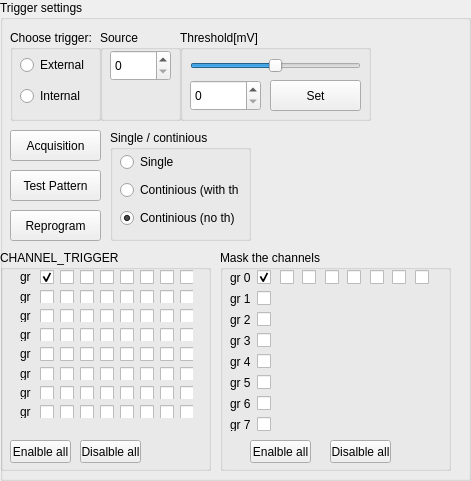
   <widget class="QGroupBox" name="groupBox_3">
    <property name="geometry">
     <rect>
      <x>0</x>
      <y>150</y>
      <width>471</width>
      <height>481</height>
     </rect>
    </property>
    <property name="title">
     <string>Trigger settings</string>
    </property>
    <widget class="QGroupBox" name="groupBox_4">
     <property name="geometry">
      <rect>
       <x>10</x>
       <y>30</y>
       <width>91</width>
       <height>91</height>
      </rect>
     </property>
     <property name="title">
      <string>Choose trigger:</string>
     </property>
     <widget class="QWidget" name="layoutWidget">
      <property name="geometry">
       <rect>
        <x>10</x>
        <y>20</y>
        <width>77</width>
        <height>61</height>
       </rect>
      </property>
      <layout class="QVBoxLayout" name="verticalLayout_2">
       <item>
        <widget class="QRadioButton" name="radioButton_12">
         <property name="text">
          <string>External</string>
         </property>
        </widget>
       </item>
       <item>
        <widget class="QRadioButton" name="radioButton_13">
         <property name="text">
          <string>Internal</string>
         </property>
        </widget>
       </item>
      </layout>
     </widget>
    </widget>
    <widget class="QGroupBox" name="groupBox">
     <property name="geometry">
      <rect>
       <x>100</x>
       <y>30</y>
       <width>81</width>
       <height>91</height>
      </rect>
     </property>
     <property name="title">
      <string>Source</string>
     </property>
     <property name="flat">
      <bool>false</bool>
     </property>
     <property name="checkable">
      <bool>false</bool>
     </property>
     <widget class="QSpinBox" name="spinBox_2">
      <property name="geometry">
       <rect>
        <x>10</x>
        <y>20</y>
        <width>61</width>
        <height>31</height>
       </rect>
      </property>
      <property name="maximum">
       <number>7</number>
      </property>
     </widget>
    </widget>
    <widget class="QGroupBox" name="groupBox_2">
     <property name="geometry">
      <rect>
       <x>180</x>
       <y>30</y>
       <width>191</width>
       <height>91</height>
      </rect>
     </property>
     <property name="title">
      <string>Threshold[mV]</string>
     </property>
     <property name="flat">
      <bool>false</bool>
     </property>
     <property name="checkable">
      <bool>false</bool>
     </property>
     <widget class="QSpinBox" name="spinBox_3">
      <property name="geometry">
       <rect>
        <x>10</x>
        <y>50</y>
        <width>71</width>
        <height>31</height>
       </rect>
      </property>
      <property name="maximum">
       <number>63</number>
      </property>
     </widget>
     <widget class="QSlider" name="verticalSlider">
      <property name="geometry">
       <rect>
        <x>10</x>
        <y>20</y>
        <width>171</width>
        <height>31</height>
       </rect>
      </property>
      <property name="minimum">
       <number>-1000</number>
      </property>
      <property name="maximum">
       <number>1000</number>
      </property>
      <property name="orientation">
       <enum>Qt::Horizontal</enum>
      </property>
      <property name="invertedControls">
       <bool>true</bool>
      </property>
      <property name="tickPosition">
       <enum>QSlider::NoTicks</enum>
      </property>
      <property name="tickInterval">
       <number>0</number>
      </property>
     </widget>
     <widget class="QPushButton" name="pushButton_6">
      <property name="geometry">
       <rect>
        <x>90</x>
        <y>50</y>
        <width>91</width>
        <height>31</height>
       </rect>
      </property>
      <property name="text">
       <string>Set</string>
      </property>
     </widget>
    </widget>
    <widget class="QPushButton" name="pushButton_2">
     <property name="geometry">
      <rect>
       <x>10</x>
       <y>130</y>
       <width>91</width>
       <height>31</height>
      </rect>
     </property>
     <property name="text">
      <string>Acquisition</string>
     </property>
    </widget>
    <widget class="QGroupBox" name="groupBox_8">
     <property name="geometry">
      <rect>
       <x>110</x>
       <y>130</y>
       <width>141</width>
       <height>111</height>
      </rect>
     </property>
     <property name="title">
      <string>Single / continious</string>
     </property>
     <widget class="QWidget" name="layoutWidget_2">
      <property name="geometry">
       <rect>
        <x>10</x>
        <y>20</y>
        <width>119</width>
        <height>81</height>
       </rect>
      </property>
      <layout class="QVBoxLayout" name="verticalLayout_4">
       <item>
        <widget class="QRadioButton" name="radioButton_14">
         <property name="text">
          <string>Single</string>
         </property>
        </widget>
       </item>
       <item>
        <widget class="QRadioButton" name="radioButton">
         <property name="text">
          <string>Continious (with th)</string>
         </property>
        </widget>
       </item>
       <item>
        <widget class="QRadioButton" name="radioButton_15">
         <property name="text">
          <string>Continious (no th)</string>
         </property>
         <property name="checked">
          <bool>true</bool>
         </property>
        </widget>
       </item>
      </layout>
     </widget>
    </widget>
    <widget class="QPushButton" name="Test_Pattern_button">
     <property name="geometry">
      <rect>
       <x>10</x>
       <y>170</y>
       <width>91</width>
       <height>31</height>
      </rect>
     </property>
     <property name="text">
      <string>Test Pattern</string>
     </property>
    </widget>
    <widget class="QGroupBox" name="groupBox_9">
     <property name="geometry">
      <rect>
       <x>220</x>
       <y>250</y>
       <width>231</width>
       <height>221</height>
      </rect>
     </property>
     <property name="title">
      <string>Mask the channels</string>
     </property>
     <widget class="QPushButton" name="pushButton_4">
      <property name="geometry">
       <rect>
        <x>30</x>
        <y>190</y>
        <width>61</width>
        <height>23</height>
       </rect>
      </property>
      <property name="text">
       <string>Enalble all</string>
      </property>
     </widget>
     <widget class="QPushButton" name="pushButton_5">
      <property name="geometry">
       <rect>
        <x>110</x>
        <y>190</y>
        <width>61</width>
        <height>23</height>
       </rect>
      </property>
      <property name="text">
       <string>Disalble all</string>
      </property>
     </widget>
     <widget class="QWidget" name="gridLayoutWidget_3">
      <property name="geometry">
       <rect>
        <x>10</x>
        <y>20</y>
        <width>201</width>
        <height>161</height>
       </rect>
      </property>
      <layout class="QGridLayout" name="gridLayout_5">
       <item row="0" column="6">
        <widget class="QCheckBox" name="MASK_CHANNEL_checkBox_gr0_ch5">
         <property name="text">
          <string/>
         </property>
        </widget>
       </item>
       <item row="0" column="8">
        <widget class="QCheckBox" name="MASK_CHANNEL_checkBox_gr0_ch7">
         <property name="text">
          <string/>
         </property>
        </widget>
       </item>
       <item row="5" column="0">
        <widget class="QLabel" name="label_42">
         <property name="text">
          <string>gr 5</string>
         </property>
        </widget>
       </item>
       <item row="8" column="0">
        <widget class="QLabel" name="label_40">
         <property name="text">
          <string>gr 7</string>
         </property>
        </widget>
       </item>
       <item row="2" column="0">
        <widget class="QLabel" name="label_41">
         <property name="text">
          <string>gr 2</string>
         </property>
        </widget>
       </item>
       <item row="0" column="1">
        <widget class="QCheckBox" name="MASK_CHANNEL_checkBox_gr0_ch0">
         <property name="text">
          <string/>
         </property>
         <property name="checked">
          <bool>true</bool>
         </property>
        </widget>
       </item>
       <item row="1" column="1">
        <widget class="QCheckBox" name="MASK_CHANNEL_checkBox_gr1_ch0">
         <property name="text">
          <string/>
         </property>
        </widget>
       </item>
       <item row="0" column="5">
        <widget class="QCheckBox" name="MASK_CHANNEL_checkBox_gr0_ch4">
         <property name="text">
          <string/>
         </property>
        </widget>
       </item>
       <item row="0" column="4">
        <widget class="QCheckBox" name="MASK_CHANNEL_checkBox_gr0_ch3">
         <property name="text">
          <string/>
         </property>
        </widget>
       </item>
       <item row="3" column="1">
        <widget class="QCheckBox" name="MASK_CHANNEL_checkBox_gr3_ch0">
         <property name="text">
          <string/>
         </property>
        </widget>
       </item>
       <item row="0" column="3">
        <widget class="QCheckBox" name="MASK_CHANNEL_checkBox_gr0_ch2">
         <property name="text">
          <string/>
         </property>
        </widget>
       </item>
       <item row="0" column="2">
        <widget class="QCheckBox" name="MASK_CHANNEL_checkBox_gr0_ch1">
         <property name="text">
          <string/>
         </property>
        </widget>
       </item>
       <item row="4" column="0">
        <widget class="QLabel" name="label_39">
         <property name="text">
          <string>gr 4</string>
         </property>
        </widget>
       </item>
       <item row="6" column="0">
        <widget class="QLabel" name="label_43">
         <property name="text">
          <string>gr 6</string>
         </property>
        </widget>
       </item>
       <item row="2" column="1">
        <widget class="QCheckBox" name="MASK_CHANNEL_checkBox_gr2_ch0">
         <property name="text">
          <string/>
         </property>
        </widget>
       </item>
       <item row="0" column="7">
        <widget class="QCheckBox" name="MASK_CHANNEL_checkBox_gr0_ch6">
         <property name="text">
          <string/>
         </property>
        </widget>
       </item>
       <item row="3" column="0">
        <widget class="QLabel" name="label_44">
         <property name="text">
          <string>gr 3</string>
         </property>
        </widget>
       </item>
       <item row="1" column="0">
        <widget class="QLabel" name="label_38">
         <property name="text">
          <string>gr 1</string>
         </property>
        </widget>
       </item>
       <item row="0" column="0">
        <widget class="QLabel" name="label_37">
         <property name="text">
          <string>gr 0</string>
         </property>
        </widget>
       </item>
       <item row="4" column="1">
        <widget class="QCheckBox" name="MASK_CHANNEL_checkBox_gr4_ch0">
         <property name="text">
          <string/>
         </property>
        </widget>
       </item>
       <item row="5" column="1">
        <widget class="QCheckBox" name="MASK_CHANNEL_checkBox_gr5_ch0">
         <property name="text">
          <string/>
         </property>
        </widget>
       </item>
       <item row="6" column="1">
        <widget class="QCheckBox" name="MASK_CHANNEL_checkBox_gr6_ch0">
         <property name="text">
          <string/>
         </property>
        </widget>
       </item>
       <item row="8" column="1">
        <widget class="QCheckBox" name="MASK_CHANNEL_checkBox_gr7_ch0">
         <property name="text">
          <string/>
         </property>
        </widget>
       </item>
      </layout>
     </widget>
    </widget>
    <widget class="QPushButton" name="pushButton_Reprogram">
     <property name="geometry">
      <rect>
       <x>10</x>
       <y>210</y>
       <width>91</width>
       <height>31</height>
      </rect>
     </property>
     <property name="text">
      <string>Reprogram</string>
     </property>
    </widget>
    <widget class="QGroupBox" name="groupBox_10">
     <property name="geometry">
      <rect>
       <x>0</x>
       <y>250</y>
       <width>211</width>
       <height>221</height>
      </rect>
     </property>
     <property name="title">
      <string>CHANNEL_TRIGGER</string>
     </property>
     <widget class="QPushButton" name="pushButton_7">
      <property name="geometry">
       <rect>
        <x>10</x>
        <y>190</y>
        <width>61</width>
        <height>23</height>
       </rect>
      </property>
      <property name="text">
       <string>Enalble all</string>
      </property>
     </widget>
     <widget class="QPushButton" name="pushButton_8">
      <property name="geometry">
       <rect>
        <x>80</x>
        <y>190</y>
        <width>61</width>
        <height>23</height>
       </rect>
      </property>
      <property name="text">
       <string>Disalble all</string>
      </property>
     </widget>
     <widget class="QWidget" name="gridLayoutWidget">
      <property name="geometry">
       <rect>
        <x>20</x>
        <y>20</y>
        <width>173</width>
        <height>148</height>
       </rect>
      </property>
      <layout class="QGridLayout" name="gridLayout">
       <item row="0" column="1">
        <widget class="QCheckBox" name="CHANNEL_TRIGGER_checkBox_gr0_ch0">
         <property name="text">
          <string/>
         </property>
         <property name="checked">
          <bool>true</bool>
         </property>
        </widget>
       </item>
       <item row="0" column="0">
        <widget class="QLabel" name="label_14">
         <property name="text">
          <string>gr 0</string>
         </property>
        </widget>
       </item>
       <item row="0" column="4">
        <widget class="QCheckBox" name="CHANNEL_TRIGGER_checkBox_gr0_ch3">
         <property name="text">
          <string/>
         </property>
        </widget>
       </item>
       <item row="0" column="5">
        <widget class="QCheckBox" name="CHANNEL_TRIGGER_checkBox_gr0_ch4">
         <property name="text">
          <string/>
         </property>
        </widget>
       </item>
       <item row="0" column="6">
        <widget class="QCheckBox" name="CHANNEL_TRIGGER_checkBox_gr0_ch5">
         <property name="text">
          <string/>
         </property>
        </widget>
       </item>
       <item row="0" column="7">
        <widget class="QCheckBox" name="CHANNEL_TRIGGER_checkBox_gr0_ch6">
         <property name="text">
          <string/>
         </property>
        </widget>
       </item>
       <item row="0" column="8">
        <widget class="QCheckBox" name="CHANNEL_TRIGGER_checkBox_gr0_ch7">
         <property name="text">
          <string/>
         </property>
        </widget>
       </item>
       <item row="2" column="0">
        <widget class="QLabel" name="label_16">
         <property name="text">
          <string>gr 2</string>
         </property>
        </widget>
       </item>
       <item row="3" column="0">
        <widget class="QLabel" name="label_15">
         <property name="text">
          <string>gr 3</string>
         </property>
        </widget>
       </item>
       <item row="0" column="3">
        <widget class="QCheckBox" name="CHANNEL_TRIGGER_checkBox_gr0_ch2">
         <property name="text">
          <string/>
         </property>
        </widget>
       </item>
       <item row="4" column="0">
        <widget class="QLabel" name="label_12">
         <property name="text">
          <string>gr 4</string>
         </property>
        </widget>
       </item>
       <item row="6" column="0">
        <widget class="QLabel" name="label_18">
         <property name="text">
          <string>gr 6</string>
         </property>
        </widget>
       </item>
       <item row="5" column="0">
        <widget class="QLabel" name="label_17">
         <property name="text">
          <string>gr 5</string>
         </property>
        </widget>
       </item>
       <item row="0" column="2">
        <widget class="QCheckBox" name="CHANNEL_TRIGGER_checkBox_gr0_ch1">
         <property name="text">
          <string/>
         </property>
        </widget>
       </item>
       <item row="1" column="0">
        <widget class="QLabel" name="label_13">
         <property name="text">
          <string>gr 1</string>
         </property>
        </widget>
       </item>
       <item row="7" column="0">
        <widget class="QLabel" name="label_19">
         <property name="text">
          <string>gr 7</string>
         </property>
        </widget>
       </item>
       <item row="1" column="1">
        <widget class="QCheckBox" name="CHANNEL_TRIGGER_checkBox_gr1_ch8">
         <property name="text">
          <string/>
         </property>
        </widget>
       </item>
       <item row="1" column="2">
        <widget class="QCheckBox" name="CHANNEL_TRIGGER_checkBox_gr1_ch9">
         <property name="text">
          <string/>
         </property>
        </widget>
       </item>
       <item row="1" column="3">
        <widget class="QCheckBox" name="CHANNEL_TRIGGER_checkBox_gr1_ch10">
         <property name="text">
          <string/>
         </property>
        </widget>
       </item>
       <item row="1" column="4">
        <widget class="QCheckBox" name="CHANNEL_TRIGGER_checkBox_gr1_ch11">
         <property name="text">
          <string/>
         </property>
        </widget>
       </item>
       <item row="1" column="5">
        <widget class="QCheckBox" name="CHANNEL_TRIGGER_checkBox_gr1_ch12">
         <property name="text">
          <string/>
         </property>
        </widget>
       </item>
       <item row="1" column="6">
        <widget class="QCheckBox" name="CHANNEL_TRIGGER_checkBox_gr1_ch13">
         <property name="text">
          <string/>
         </property>
        </widget>
       </item>
       <item row="1" column="7">
        <widget class="QCheckBox" name="CHANNEL_TRIGGER_checkBox_gr1_ch14">
         <property name="text">
          <string/>
         </property>
        </widget>
       </item>
       <item row="1" column="8">
        <widget class="QCheckBox" name="CHANNEL_TRIGGER_checkBox_gr1_ch15">
         <property name="text">
          <string/>
         </property>
        </widget>
       </item>
       <item row="2" column="1">
        <widget class="QCheckBox" name="CHANNEL_TRIGGER_checkBox_gr2_ch16">
         <property name="text">
          <string/>
         </property>
        </widget>
       </item>
       <item row="2" column="2">
        <widget class="QCheckBox" name="CHANNEL_TRIGGER_checkBox_gr2_ch17">
         <property name="text">
          <string/>
         </property>
        </widget>
       </item>
       <item row="2" column="3">
        <widget class="QCheckBox" name="CHANNEL_TRIGGER_checkBox_gr2_ch18">
         <property name="text">
          <string/>
         </property>
        </widget>
       </item>
       <item row="2" column="4">
        <widget class="QCheckBox" name="CHANNEL_TRIGGER_checkBox_gr2_ch19">
         <property name="text">
          <string/>
         </property>
        </widget>
       </item>
       <item row="2" column="5">
        <widget class="QCheckBox" name="CHANNEL_TRIGGER_checkBox_gr2_ch20">
         <property name="text">
          <string/>
         </property>
        </widget>
       </item>
       <item row="2" column="6">
        <widget class="QCheckBox" name="CHANNEL_TRIGGER_checkBox_gr2_ch21">
         <property name="text">
          <string/>
         </property>
        </widget>
       </item>
       <item row="2" column="7">
        <widget class="QCheckBox" name="CHANNEL_TRIGGER_checkBox_gr2_ch22">
         <property name="text">
          <string/>
         </property>
        </widget>
       </item>
       <item row="2" column="8">
        <widget class="QCheckBox" name="CHANNEL_TRIGGER_checkBox_gr2_ch23">
         <property name="text">
          <string/>
         </property>
        </widget>
       </item>
       <item row="3" column="1">
        <widget class="QCheckBox" name="CHANNEL_TRIGGER_checkBox_gr3_ch24">
         <property name="text">
          <string/>
         </property>
        </widget>
       </item>
       <item row="3" column="2">
        <widget class="QCheckBox" name="CHANNEL_TRIGGER_checkBox_gr3_ch25">
         <property name="text">
          <string/>
         </property>
        </widget>
       </item>
       <item row="3" column="3">
        <widget class="QCheckBox" name="CHANNEL_TRIGGER_checkBox_gr3_ch26">
         <property name="text">
          <string/>
         </property>
        </widget>
       </item>
       <item row="3" column="4">
        <widget class="QCheckBox" name="CHANNEL_TRIGGER_checkBox_gr3_ch27">
         <property name="text">
          <string/>
         </property>
        </widget>
       </item>
       <item row="3" column="5">
        <widget class="QCheckBox" name="CHANNEL_TRIGGER_checkBox_gr3_ch28">
         <property name="text">
          <string/>
         </property>
        </widget>
       </item>
       <item row="3" column="6">
        <widget class="QCheckBox" name="CHANNEL_TRIGGER_checkBox_gr3_ch29">
         <property name="text">
          <string/>
         </property>
        </widget>
       </item>
       <item row="3" column="7">
        <widget class="QCheckBox" name="CHANNEL_TRIGGER_checkBox_gr3_ch30">
         <property name="text">
          <string/>
         </property>
        </widget>
       </item>
       <item row="3" column="8">
        <widget class="QCheckBox" name="CHANNEL_TRIGGER_checkBox_gr3_ch31">
         <property name="text">
          <string/>
         </property>
        </widget>
       </item>
       <item row="4" column="1">
        <widget class="QCheckBox" name="CHANNEL_TRIGGER_checkBox_gr4_ch32">
         <property name="text">
          <string/>
         </property>
        </widget>
       </item>
       <item row="4" column="2">
        <widget class="QCheckBox" name="CHANNEL_TRIGGER_checkBox_gr4_ch33">
         <property name="text">
          <string/>
         </property>
        </widget>
       </item>
       <item row="4" column="3">
        <widget class="QCheckBox" name="CHANNEL_TRIGGER_checkBox_gr4_ch34">
         <property name="text">
          <string/>
         </property>
        </widget>
       </item>
       <item row="4" column="4">
        <widget class="QCheckBox" name="CHANNEL_TRIGGER_checkBox_gr4_ch35">
         <property name="text">
          <string/>
         </property>
        </widget>
       </item>
       <item row="4" column="5">
        <widget class="QCheckBox" name="CHANNEL_TRIGGER_checkBox_gr4_ch36">
         <property name="text">
          <string/>
         </property>
        </widget>
       </item>
       <item row="4" column="6">
        <widget class="QCheckBox" name="CHANNEL_TRIGGER_checkBox_gr4_ch37">
         <property name="text">
          <string/>
         </property>
        </widget>
       </item>
       <item row="4" column="7">
        <widget class="QCheckBox" name="CHANNEL_TRIGGER_checkBox_gr4_ch38">
         <property name="text">
          <string/>
         </property>
        </widget>
       </item>
       <item row="4" column="8">
        <widget class="QCheckBox" name="CHANNEL_TRIGGER_checkBox_gr4_ch39">
         <property name="text">
          <string/>
         </property>
        </widget>
       </item>
       <item row="5" column="1">
        <widget class="QCheckBox" name="CHANNEL_TRIGGER_checkBox_gr5_ch40">
         <property name="text">
          <string/>
         </property>
        </widget>
       </item>
       <item row="5" column="2">
        <widget class="QCheckBox" name="CHANNEL_TRIGGER_checkBox_gr5_ch41">
         <property name="text">
          <string/>
         </property>
        </widget>
       </item>
       <item row="5" column="3">
        <widget class="QCheckBox" name="CHANNEL_TRIGGER_checkBox_gr5_ch42">
         <property name="text">
          <string/>
         </property>
        </widget>
       </item>
       <item row="5" column="4">
        <widget class="QCheckBox" name="CHANNEL_TRIGGER_checkBox_gr5_ch43">
         <property name="text">
          <string/>
         </property>
        </widget>
       </item>
       <item row="5" column="5">
        <widget class="QCheckBox" name="CHANNEL_TRIGGER_checkBox_gr5_ch44">
         <property name="text">
          <string/>
         </property>
        </widget>
       </item>
       <item row="5" column="6">
        <widget class="QCheckBox" name="CHANNEL_TRIGGER_checkBox_gr5_ch45">
         <property name="text">
          <string/>
         </property>
        </widget>
       </item>
       <item row="5" column="7">
        <widget class="QCheckBox" name="CHANNEL_TRIGGER_checkBox_gr5_ch46">
         <property name="text">
          <string/>
         </property>
        </widget>
       </item>
       <item row="5" column="8">
        <widget class="QCheckBox" name="CHANNEL_TRIGGER_checkBox_gr5_ch47">
         <property name="text">
          <string/>
         </property>
        </widget>
       </item>
       <item row="6" column="1">
        <widget class="QCheckBox" name="CHANNEL_TRIGGER_checkBox_gr6_ch48">
         <property name="text">
          <string/>
         </property>
        </widget>
       </item>
       <item row="6" column="2">
        <widget class="QCheckBox" name="CHANNEL_TRIGGER_checkBox_gr6_ch49">
         <property name="text">
          <string/>
         </property>
        </widget>
       </item>
       <item row="6" column="3">
        <widget class="QCheckBox" name="CHANNEL_TRIGGER_checkBox_gr6_ch50">
         <property name="text">
          <string/>
         </property>
        </widget>
       </item>
       <item row="6" column="4">
        <widget class="QCheckBox" name="CHANNEL_TRIGGER_checkBox_gr6_ch51">
         <property name="text">
          <string/>
         </property>
        </widget>
       </item>
       <item row="6" column="5">
        <widget class="QCheckBox" name="CHANNEL_TRIGGER_checkBox_gr6_ch52">
         <property name="text">
          <string/>
         </property>
        </widget>
       </item>
       <item row="6" column="6">
        <widget class="QCheckBox" name="CHANNEL_TRIGGER_checkBox_gr6_ch53">
         <property name="text">
          <string/>
         </property>
        </widget>
       </item>
       <item row="6" column="7">
        <widget class="QCheckBox" name="CHANNEL_TRIGGER_checkBox_gr6_ch54">
         <property name="text">
          <string/>
         </property>
        </widget>
       </item>
       <item row="6" column="8">
        <widget class="QCheckBox" name="CHANNEL_TRIGGER_checkBox_gr6_ch55">
         <property name="text">
          <string/>
         </property>
        </widget>
       </item>
       <item row="7" column="1">
        <widget class="QCheckBox" name="CHANNEL_TRIGGER_checkBox_gr7_ch56">
         <property name="text">
          <string/>
         </property>
        </widget>
       </item>
       <item row="7" column="2">
        <widget class="QCheckBox" name="CHANNEL_TRIGGER_checkBox_gr7_ch57">
         <property name="text">
          <string/>
         </property>
        </widget>
       </item>
       <item row="7" column="3">
        <widget class="QCheckBox" name="CHANNEL_TRIGGER_checkBox_gr7_ch58">
         <property name="text">
          <string/>
         </property>
        </widget>
       </item>
       <item row="7" column="4">
        <widget class="QCheckBox" name="CHANNEL_TRIGGER_checkBox_gr7_ch59">
         <property name="text">
          <string/>
         </property>
        </widget>
       </item>
       <item row="7" column="5">
        <widget class="QCheckBox" name="CHANNEL_TRIGGER_checkBox_gr7_ch60">
         <property name="text">
          <string/>
         </property>
        </widget>
       </item>
       <item row="7" column="6">
        <widget class="QCheckBox" name="CHANNEL_TRIGGER_checkBox_gr7_ch61">
         <property name="text">
          <string/>
         </property>
        </widget>
       </item>
       <item row="7" column="7">
        <widget class="QCheckBox" name="CHANNEL_TRIGGER_checkBox_gr7_ch62">
         <property name="text">
          <string/>
         </property>
        </widget>
       </item>
       <item row="7" column="8">
        <widget class="QCheckBox" name="CHANNEL_TRIGGER_checkBox_gr7_ch63">
         <property name="text">
          <string/>
         </property>
        </widget>
       </item>
      </layout>
     </widget>
    </widget>
   </widget>
